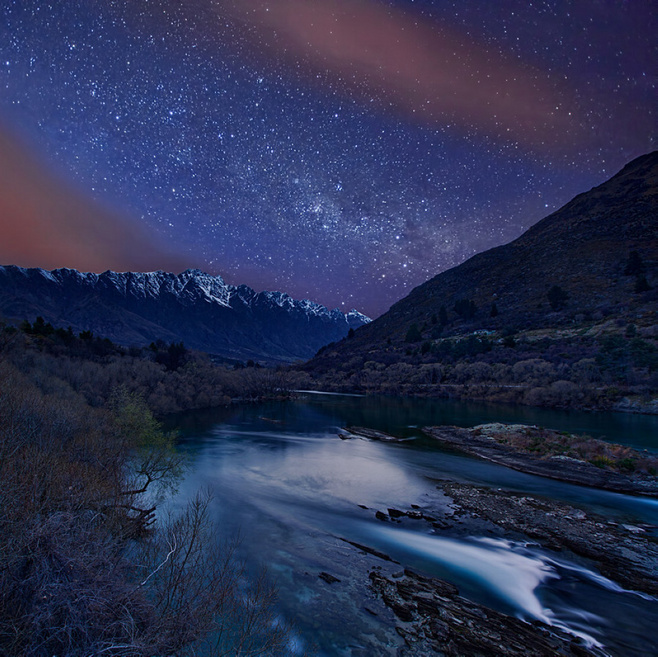
//> input picture 04图像变换/1.jpg, 658 x 657 px
$ ./02-2累计概率霍夫变换cpp   (built with g++ and OpenCV 4)
//> lines starting //> are read from the running program, lines starting //| are printed output that depends on the picture; after the words box and inside, x2 and y2 are one past the last pixel; in counts of white or black regions, pixels touching at a corner belong together
#include<iostream>
#include<opencv2/opencv.hpp>

using namespace std;
using namespace cv;
int main()
{

	//【1】载入原始图和Mat变量定义

	Mat m = imread("1.jpg");
//> m is the input picture: 657 rows x 658 cols, CV_8UC3; mean B, G, R 81.6, 48.7, 41.4
	Mat mid, dst;
	//【2】进行边缘检测和转化为灰度图
	cvtColor(m, mid, COLOR_BGRA2GRAY);
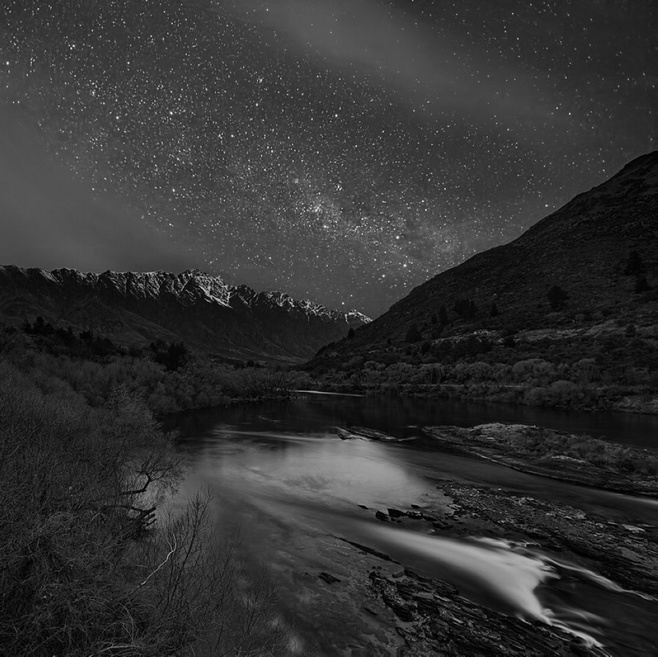
//> mid: 657 rows x 658 cols, CV_8UC1; min 0, max 252, mean 50.3
	GaussianBlur(mid, dst, Size(9, 9), 0, 0);
	Canny(dst, dst, 50, 200, 3);
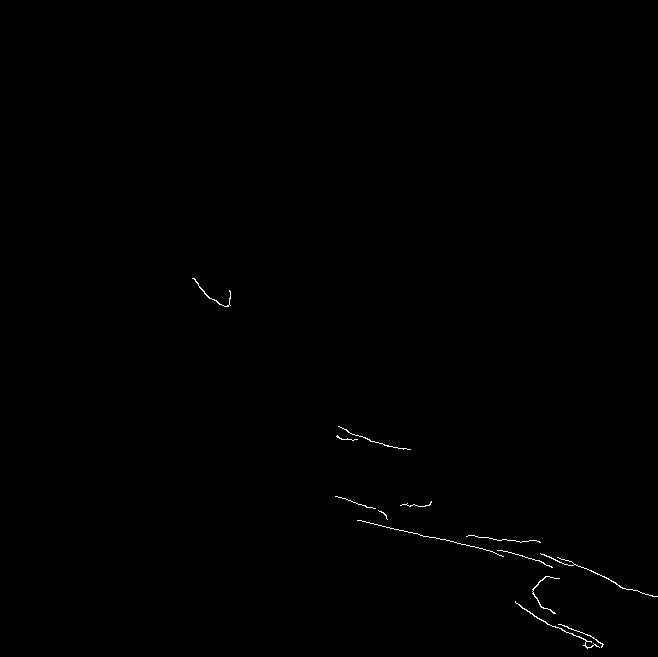
//> dst: 657 rows x 658 cols, CV_8UC1; 0.24% white in thin lines or dots, all inside (x1, y1, x2, y2) = (192, 278, 658, 649)
	imshow("dst", dst);

	//【3】进行霍夫线变换
	vector<Vec4f> lines;
	HoughLinesP(dst, lines, 1, CV_PI / 180,80,0);
//> lines = 7 lines (x1, y1, x2, y2): [454, 542, 464, 544], [446, 540, 453, 541], [418, 534, 419, 534], [374, 524, 376, 524], [483, 549, 485, 549], [471, 546, 474, 546], [377, 524, 385, 526]
	//【4】依次在图中绘制出每条线段


	Point pt1, pt2;
	for (int i = 0; i < lines.size(); i++)
	{

		Vec4f l = lines[i];
		line(m, Point(l[0], l[1]), Point(l[2], l[3]), Scalar(255, 0, 0));


	}
//> this loop made 7 passes
//> m: 657 rows x 658 cols, CV_8UC3; 40 pixels changed, all inside (x1, y1, x2, y2) = (374, 524, 486, 550)


	//【5】显示原始图
	imshow("m", m);

	//【6】边缘检测后的图


	//【7】显示效果图


	waitKey(0);


	return 0;
}
